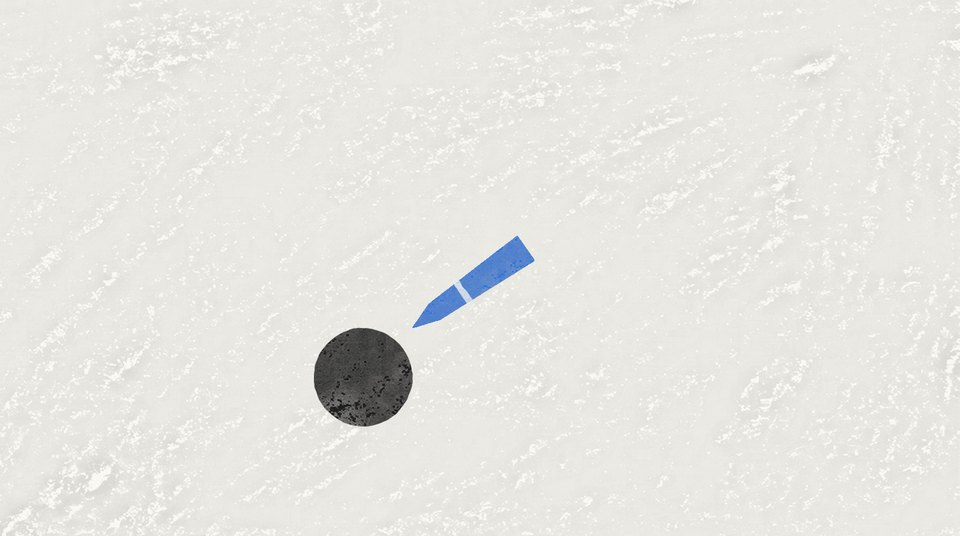
#> input picture avsnitt/012-bla-mopeden/storyboard/frames/02.jpg, 960 x 536 px, given in place of glasskiosken.png, which was not available
$ python bygg.py frames/02.jpg
#> lines starting #> are read from the running program, lines starting #| are printed output that depends on the picture
"""Bygger bildstoryboarden för avsnitt 012 (Blå sången) av utklippen och bakgrunderna, som 013:s bygg.py.
Bilderna följer tabellen i ../storyboard.md (en stillbild per rad) och refrängen i ../refrang-plan.md.

Kör: ~/.claude/skills/ai-video/.venv/bin/python -I bygg.py   (från den här mappen)
Skriver frames/*.jpg och index.html. Kostar inga krediter. Ändrar inte storyboard.md.

Ansiktena ritas i kod med humören i verktyg/ansikten.py. Vita kanter enligt skillen vita-kanter: 3 px + 1 % av sakens höjd i bild
(räknat i en 1920-bild, här 1376 bred). Det som saknas i assets/ (mopeden, blåbärshinken, blåklockorna, bollen, bubblorna) ritas
som enkla platshållare i kod och listas i index.html. När bilderna finns: lägg in dem i ASSET och byt platshållarfunktionen.
Allt ritat i kod får kritstruktur och ett svagt papperskorn; `--platt` stänger av det. Ingen Suno-tagning än: tiderna är uppskattade.
"""
import html
import json
import math
import re
import runpy
import sys
from pathlib import Path

import numpy as np
from PIL import Image, ImageChops, ImageDraw, ImageFilter, ImageFont

HÄR = Path(__file__).resolve().parent
ROT = HÄR.parents[2]
A = ROT / "assets"
W, H = 1376, 768
INK = (29, 29, 29)
PAPER = (250, 248, 242)
VIT = (255, 255, 255)
BLÅ = (47, 111, 214)         # #2F6FD6, mopeden och flaggan
BLÅ_M = (30, 78, 160)        # mörkare blått: kåpans skugga
BUBBLA = (127, 184, 240)     # #7FB8F0, såpbubblorna och kritsvepet som gör himlen blå
BÄR = (58, 79, 184)          # #3A4FB8, blåbären
KLOCKA = (91, 127, 224)      # #5B7FE0, blåklockorna
GUL = (246, 194, 28)
GRÖN = (98, 168, 72)
ORANGE = (242, 107, 29)      # äppelträdets vägg, kritsvepet dit
VÄGGRÖN = (166, 216, 107)    # vägens vägg, kritsvepet hem
KAJ_MUN = (243, 233, 220)    # Kaj är svart: munnen ritas ljus (munFarg i kit.js)
PLATSHÅLLARE = []

ASSET = {
    "vägen": "bakgrunder/vagen/vagen.png",
    "äppelträdet": "bakgrunder/appeltradet/appeltradet.png",
    "himlen": "bakgrunder/himlen/himlen.png",
    "näbb": "karaktarer/kycklingen-pip/cut/kycklingen-pip-nabb.png",
    "disco": "../avsnitt/006-orange-baten/scener/lager/disco-prickar.png",
}
SAKNAS = {   # platshållare i kod tills bilderna finns (prompterna skrivs i en annan session)
    "moped": "rekvisita/moped-bla (blå mopeden: kåpa, sadel, styre med lampa, korg bak, två hjul)",
    "hink": "rekvisita/blabar (blåbärshinken och lösa blåbär)",
    "blåklockor": "rekvisita/blaklockor (blåklockor vid vägkanten)",
    "boll": "rekvisita/boll-bla (blå bollen)",
    "bubblor": "bubblorna (bubbelmolnet, bubbelhavet, jättebubblan, sakbubblorna, bubbelkudden; ritas i kod även i filmen, ev. bakgrunder/bubbelhavet)",
}


def bild(nyckel):
    return Image.open(A / ASSET[nyckel]).convert("RGBA")


def platshållare(nyckel):
    if SAKNAS[nyckel] not in PLATSHÅLLARE:
        PLATSHÅLLARE.append(SAKNAS[nyckel])


# --- Kritstruktur (som 007 och 013) -------------------------------------------------------------------------------
KRITA = "--platt" not in sys.argv
_g = Image.open(A / "bakgrunder/glasskiosken/glasskiosken.png").convert("L").crop((480, 0, 1376, 560)).resize((W, H))
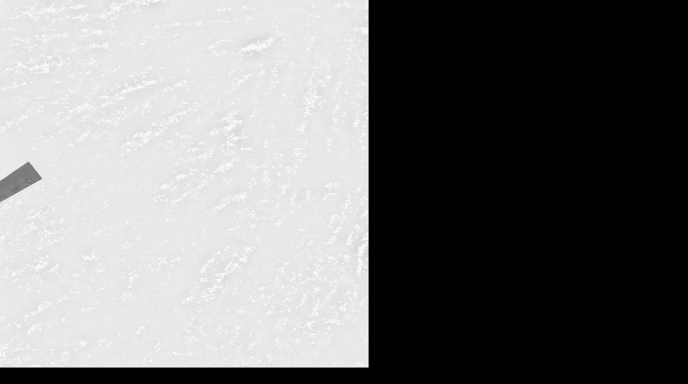
#> _g: PIL image 1376x768 L (shown at 1/2 size); min 0, max 255, mean 118.7
_d = np.asarray(_g, float) - np.asarray(_g.filter(ImageFilter.GaussianBlur(12)), float)
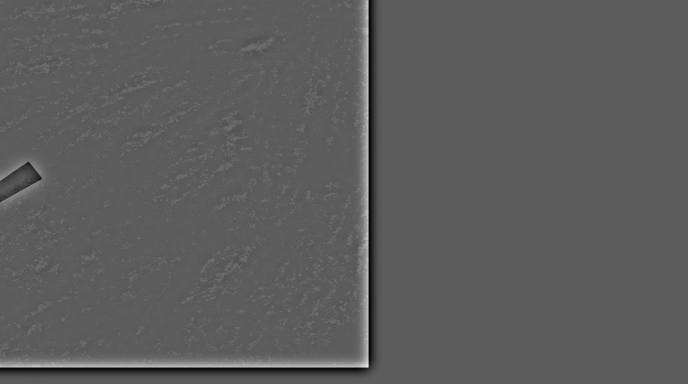
#> _d: shape (768, 1376) float64 (shown at 1/2 size); min -107, max 184, mean 0; drawn with min black and max white
KORN = np.clip(0.5 + _d / (4 * _d.std()), 0, 1)
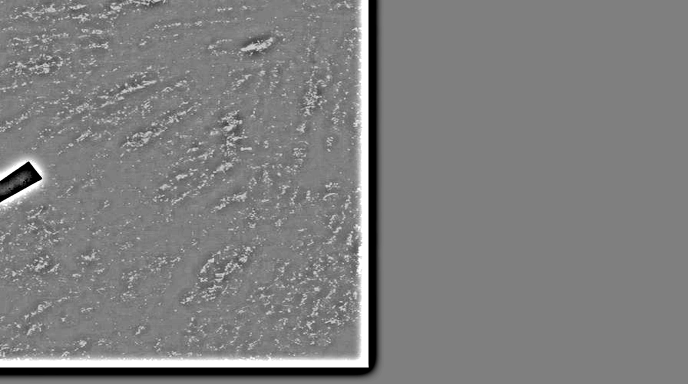
#> KORN: shape (768, 1376) float64 (shown at 1/2 size); min 0, max 1, mean 0.5
_rng = np.random.default_rng(6)
BRUS = sum(np.asarray(Image.fromarray((_rng.random((H // k, W // k)) * 255).astype(np.uint8)).resize((W, H), Image.BICUBIC), float)
           for k in (6, 16)) / 255 - 1


# [16 lines left out: function kritfyll, not called in this run]


def ritmask(c):
    m = Image.new("L", c.size)
    return m, ImageDraw.Draw(m)


# [66 lines left out: functions fyll, papperskorn, vit_kant, place, crop_zoom, font and 1 more, not called in this run]


def ringar(c, x, y, r0=22, n=2):
    fyll(c, VIT, lambda d: [d.ellipse((x - r0 - 16 * i, y - r0 - 16 * i, x + r0 + 16 * i, y + r0 + 16 * i), outline=255, width=6)
                            for i in range(n)], vick=0.1, oskarp=0.8)


def prick(c, x, y, r, col):
    fyll(c, col, lambda d: d.ellipse((x - r, y - r * .8, x + r, y + r * .8)), vick=0.15, oskarp=1)


# [84 lines left out: functions kritsvep, bubbla, plopp, bubbelhav, avgasbubblor, blåbär and 4 more, not called in this run]


# --- Figurer: kropp, armar ur riggen och ansiktet ur verktyg/ansikten.py --------------------------------------
#> (the run stopped early here; a loop or call above may not have finished)

$ run again, on avsnitt/012-bla-mopeden/storyboard/frames/02a.jpg
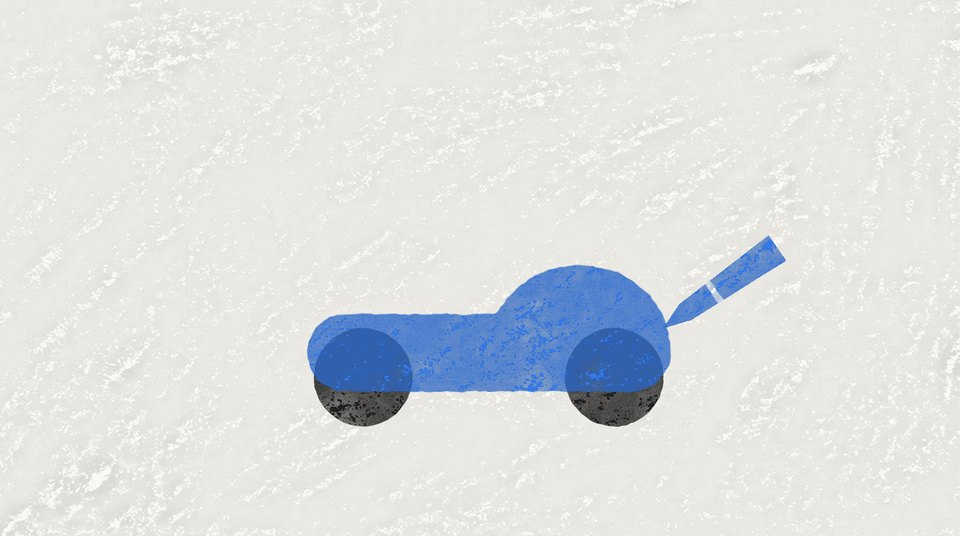
#> input picture avsnitt/012-bla-mopeden/storyboard/frames/02a.jpg, 960 x 536 px, given in place of glasskiosken.png, which was not available
#> `_g = Image.open(A / "bakgrunder/glasskiosken/glasskiosken.png").conver..`:
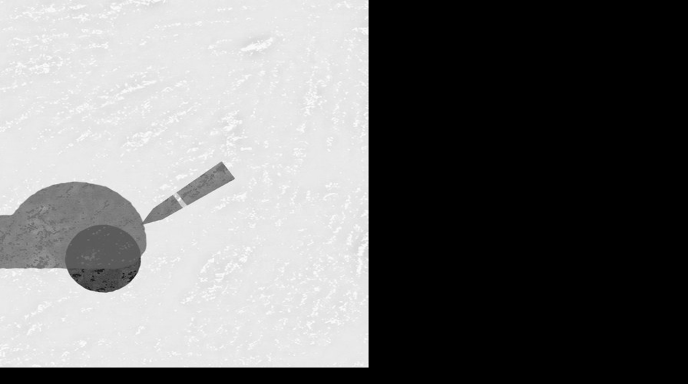
#> _g: PIL image 1376x768 L (shown at 1/2 size); min 0, max 255, mean 113.1
#> `KORN = np.clip(0.5 + _d / (4 * _d.std()), 0, 1)`:
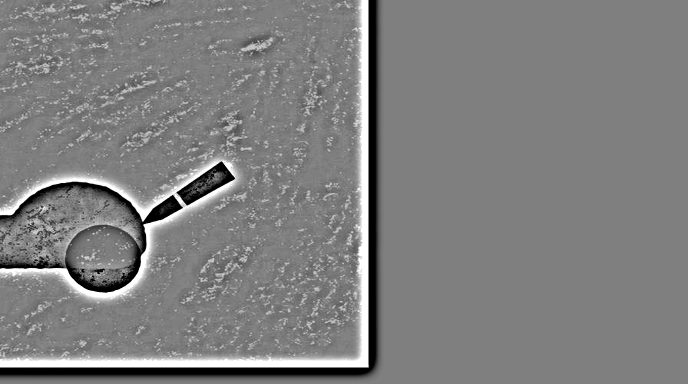
#> KORN: shape (768, 1376) float64 (shown at 1/2 size); min 0, max 1, mean 0.5
